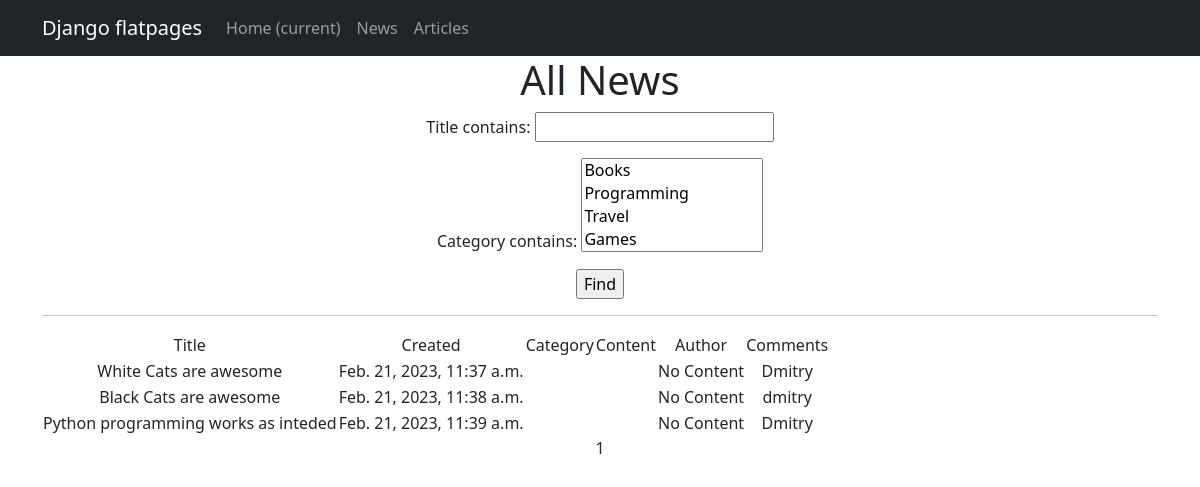
Before: /news/ with the older database file.
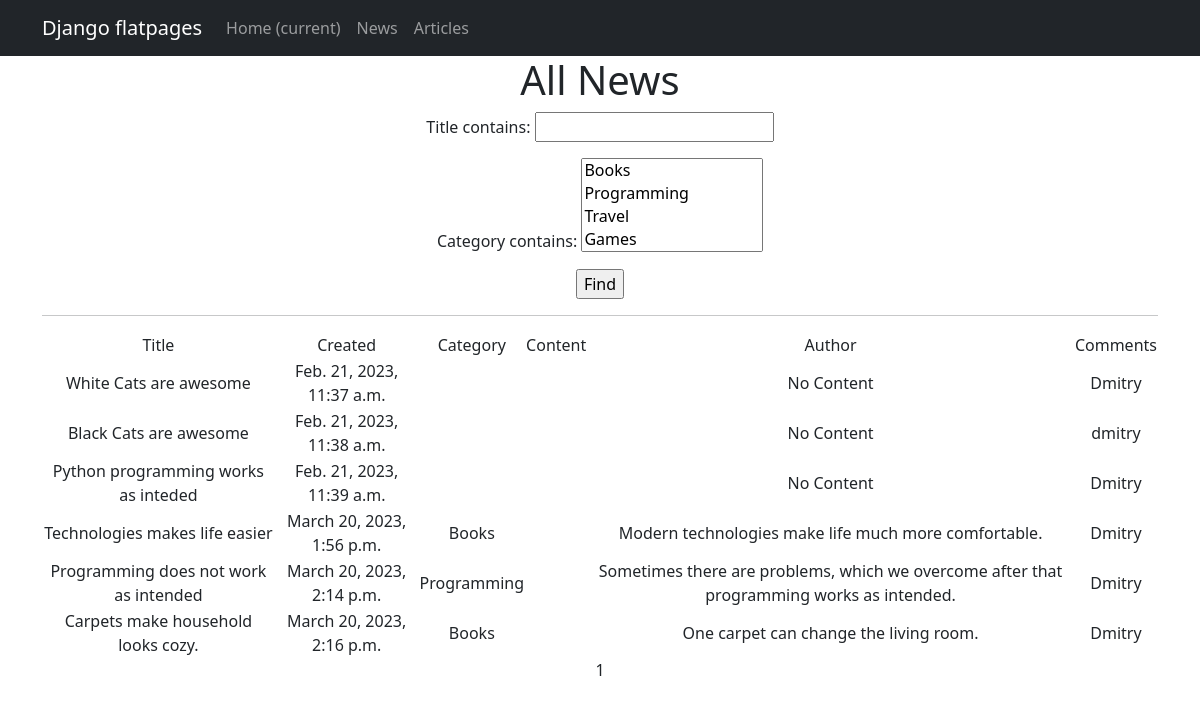
After: the same page with the newer database file.
### news/models.py (models this page shows, shortened)
class Post(models.Model):
    ARTICLE = 'AR'
    NEWS = 'NW'
    POST_CHOICES = [
        ('AR', 'Article'),
        ('NW', 'News')
    ]
    title = models.CharField(max_length=50, unique=True)
    author = models.ForeignKey(Author, on_delete=models.CASCADE)
    type_choice = models.CharField(choices=POST_CHOICES, default='News', max_length=10)
    time_created = models.DateTimeField(auto_now_add=True)
    category = models.ManyToManyField(Category, through='PostCategory')
    content = models.TextField(null=True, blank=True)
    rating = models.IntegerField(default=0)

class Author(models.Model):
    name = models.OneToOneField(User, on_delete=models.CASCADE)
    rating = models.IntegerField(default=0)
    subscribed_to_categories = models.ManyToManyField('Category', related_name='subscribers', blank=True)

class Category(models.Model):
    category_name = models.CharField(unique=True, max_length=255)
    def __str__(self):
        return f"{self.category_name}"

### news/views.py (the view)
# urls.py: path('', PostsList.as_view(), name='post_list'),
class PostsList(ListView):
    model = Post
    ordering = 'time_created'
    template_name = 'news.html'
    context_object_name = 'news'
    paginate_by = 10
    def get_queryset(self):
        queryset = super().get_queryset()
        self.filterset = NewsFilter(self.request.GET, queryset)
        return self.filterset.qs
    def get_context_data(self, **kwargs):
        context = super().get_context_data(**kwargs)
        context['filterset'] = self.filterset
        return context

### templates/news.html (shortened to what this page needs)
{% extends 'flatpages/default.html' %}
{% load static %}
{% load custom_filters %}
{% load custom_tags %}
{% block content %}
<h1>All News</h1>
<form action="" method=GET>
    {{ filterset.form.as_p }}
    <input type="submit" value="Find" />
</form>
<hr>
    {% if news %}
    <table>
           <tr>
               <td>Title</td>
               <td>Created</td>
               <td>Category</td>
               <td>Content</td>
               <td>Author</td>
               <td>Comments</td>
           </tr>
        {% for post in news %}
            <tr>
                <td>{{ post.title }}</td>
                <td>{{ post.time_created }}</td>
                <td>{% for category in post.category.all %}
                    {{ category }}
                    {% endfor %}</td>
                <td>{{ post.description|truncatewords:2 }}</td>
                <td>{{ post.content|truncatewords:20 }}</td>
                <td>{{ post.author.name }}</td>
            </tr>
        {% endfor %}
    </table>
    {% else %}
    <h2>No News!</h2>
    {% endif %}
   {{ page_obj.number }}
{% endblock content %}

### templates/flatpages/default.html (shortened to what this page needs)
<!DOCTYPE html>
<html lang="en">
    <head>
        {% load static %}
        <link href="{% static 'css/styles.css' %}" rel="stylesheet" />
    </head>
    <body>
        <nav class="navbar navbar-expand-lg navbar-dark bg-dark static-top">
            <div class="container">
               <a class="navbar-brand" href="#">Django flatpages</a>
               <div class="collapse navbar-collapse" id="navbarResponsive">
                   <ul class="navbar-nav ml-auto">
                       <li class="nav-item active">
                           <a class="nav-link" href="#">Home
                               <span class="sr-only">(current)</span>
                           </a>
                       </li>
                       <li class="nav-item">
                           <a class="nav-link" href="/news/">News</a>
                       </li>
                       <li class="nav-item">
                           <a class="nav-link" href="/articles/">Articles</a>
                       </li>
                   </ul>
               </div>
            </div>
        </nav>
        <div class="container">
            <div class="row">
                <div class="col-lg-12 text-center">
                    {% block content %}{% endblock content %}
                </div>
            </div>
        </div>
    </body>
</html>

Changed rows visible on the page:
added Post: title "Technologies makes life easier", time_created "March 20, 2023, 1:56 p.m.", content "Modern technologies make life much more comfortable.", author.name "Dmitry"
now on this page (row unchanged): Category: category_name "Books"
added Post: title "Programming does not work as intended", time_created "March 20, 2023, 2:14 p.m.", content "Sometimes there are problems, which we overcome after that programming works as intended.", author.name "Dmitry"
now on this page (row unchanged): Category: category_name "Programming", shown under "Programming does not work as intended"
added Post: title "Carpets make household looks cozy.", time_created "March 20, 2023, 2:16 p.m.", content "One carpet can change the living room.", author.name "Dmitry"
